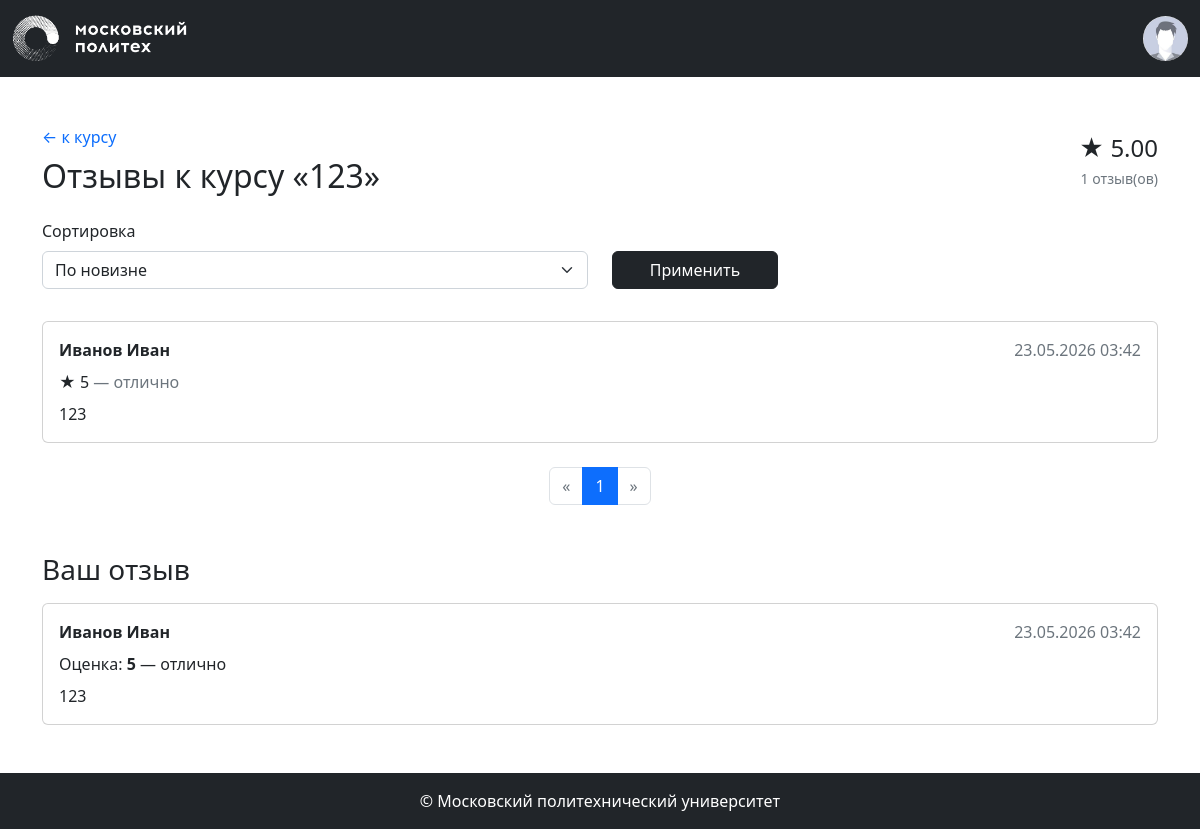
The app's page /courses/1/reviews (signed in) with its own data.
### app/models.py (models this page shows, shortened)
class Base(DeclarativeBase):
  metadata = MetaData(naming_convention={
        "ix": 'ix_%(column_0_label)s',
        "uq": "uq_%(table_name)s_%(column_0_name)s",
        "ck": "ck_%(table_name)s_%(constraint_name)s",
        "fk": "fk_%(table_name)s_%(column_0_name)s_%(referred_table_name)s",
        "pk": "pk_%(table_name)s"
    })

class Course(Base):
    __tablename__ = 'courses'
    id: Mapped[int] = mapped_column(primary_key=True)
    name: Mapped[str] = mapped_column(String(100))
    short_desc: Mapped[str] = mapped_column(Text)
    full_desc: Mapped[str] = mapped_column(Text)
    rating_sum: Mapped[int] = mapped_column(default=0)
    rating_num: Mapped[int] = mapped_column(default=0)
    category_id: Mapped[int] = mapped_column(ForeignKey("categories.id"))
    author_id: Mapped[int] = mapped_column(ForeignKey("users.id"))
    background_image_id: Mapped[str] = mapped_column(ForeignKey("images.id"))
    created_at: Mapped[datetime] = mapped_column(default=datetime.now)
    author: Mapped["User"] = relationship()
    category: Mapped["Category"] = relationship(lazy=False)
    bg_image: Mapped["Image"] = relationship()
    @property
    def rating(self):
        if self.rating_num > 0:
            return self.rating_sum / self.rating_num
        return 0

class Review(Base):
    __tablename__ = 'reviews'
    id: Mapped[int] = mapped_column(primary_key=True)
    rating: Mapped[int] = mapped_column(Integer, nullable=False)
    text: Mapped[str] = mapped_column(Text, nullable=False)
    created_at: Mapped[datetime] = mapped_column(default=datetime.now)
    course_id: Mapped[int] = mapped_column(ForeignKey("courses.id"))
    user_id: Mapped[int] = mapped_column(ForeignKey("users.id"))
    course: Mapped["Course"] = relationship(backref="reviews")
    user: Mapped["User"] = relationship()
    RATING_LABELS = {
        5: 'отлично',
        4: 'хорошо',
        3: 'удовлетворительно',
        2: 'неудовлетворительно',
        1: 'плохо',
        0: 'ужасно',
    }

class User(Base, UserMixin):
    __tablename__ = 'users'
    id: Mapped[int] = mapped_column(primary_key=True)
    first_name: Mapped[str] = mapped_column(String(100))
    last_name: Mapped[str] = mapped_column(String(100))
    middle_name: Mapped[Optional[str]] = mapped_column(String(100))
    login: Mapped[str] = mapped_column(String(100), unique=True)
    password_hash: Mapped[str] = mapped_column(String(200))
    created_at: Mapped[datetime] = mapped_column(default=datetime.now)
    @property
    def full_name(self):
        return ' '.join([self.last_name, self.first_name, self.middle_name or ''])

### app/courses.py (the view)
@bp.route('/<int:course_id>/reviews')
def reviews(course_id):
    course = course_repository.get_course_by_id(course_id)
    if course is None:
        abort(404)
    sort_order = request.args.get('sort', ReviewRepository.SORT_NEWEST)
    if sort_order not in dict(ReviewRepository.SORT_OPTIONS):
        sort_order = ReviewRepository.SORT_NEWEST
    pagination = review_repository.get_pagination_info(course_id, sort_order=sort_order, per_page=5)
    user_review = None
    if current_user.is_authenticated:
        user_review = review_repository.get_user_review(course_id, current_user.id)
    return render_template(
        'courses/reviews.html',
        course=course,
        pagination=pagination,
        reviews=pagination.items,
        sort_order=sort_order,
        sort_options=ReviewRepository.SORT_OPTIONS,
        user_review=user_review,
        rating_labels=Review.RATING_LABELS,
    )

### app/auth.py (called while the page is built)
def load_user(user_id):
    return user_repository.get_user_by_id(user_id)

### app/repositories/course_repository.py (called while the page is built)
    def get_course_by_id(self, course_id):
        return self.db.session.get(Course, course_id)

### app/repositories/review_repository.py (called while the page is built)
    def _sorted_query(self, course_id, sort_order=SORT_NEWEST):
        query = self.db.select(Review).filter(Review.course_id == course_id)
        if sort_order == self.SORT_POSITIVE:
            query = query.order_by(desc(Review.rating), desc(Review.created_at))
        elif sort_order == self.SORT_NEGATIVE:
            query = query.order_by(asc(Review.rating), desc(Review.created_at))
        else:
            query = query.order_by(desc(Review.created_at))
        return query

    def get_pagination_info(self, course_id, sort_order=SORT_NEWEST, per_page=5):
        query = self._sorted_query(course_id, sort_order)
        return self.db.paginate(query, per_page=per_page)

    def get_user_review(self, course_id, user_id):
        if user_id is None:
            return None
        query = self.db.select(Review).filter(
            Review.course_id == course_id,
            Review.user_id == user_id
        )
        return self.db.session.execute(query).scalar()

### app/repositories/user_repository.py (called while the page is built)
    def get_user_by_id(self, user_id):
        return self.db.session.execute(self.db.select(User).filter_by(id=user_id)).scalar()

### app/templates/courses/reviews.html
{% extends 'base.html' %}
{% from 'pagination.html' import render_pagination %}
{% block content %}
<div class="container my-5">
    <div class="d-flex align-items-center mb-4">
        <div>
            <a href="{{ url_for('courses.show', course_id=course.id) }}"
               class="text-decoration-none">← к курсу</a>
            <h2 class="mt-2 mb-0">Отзывы к курсу «{{ course.name }}»</h2>
        </div>
        <div class="ms-auto text-end">
            <div class="rating fs-4">★ {{ "%.2f" | format(course.rating) }}</div>
            <small class="text-muted">{{ course.rating_num }} отзыв(ов)</small>
        </div>
    </div>
    <form method="GET" class="row align-items-end mb-4">
        <div class="col-md-6 mb-2">
            <label for="sort" class="form-label">Сортировка</label>
            <select class="form-select" id="sort" name="sort">
                {% for value, label in sort_options %}
                    <option value="{{ value }}" {% if value == sort_order %}selected{% endif %}>{{ label }}</option>
                {% endfor %}
            </select>
        </div>
        <div class="col-md-2 mb-2">
            <button type="submit" class="btn btn-dark w-100">Применить</button>
        </div>
    </form>
    {% if reviews %}
        {% for review in reviews %}
            {% include 'courses/_review_item.html' %}
        {% endfor %}
        <div class="my-4">
            {{ render_pagination(pagination, request.endpoint, {'course_id': course.id, 'sort': sort_order}) }}
        </div>
    {% else %}
        <p class="text-muted">К этому курсу пока нет отзывов.</p>
    {% endif %}
    {% include 'courses/_review_form.html' %}
</div>
{% endblock %}

### app/templates/courses/_review_item.html
<div class="card mb-3">
    <div class="card-body">
        <div class="d-flex justify-content-between mb-2">
            <strong>{{ review.user.full_name }}</strong>
            <span class="text-muted">{{ review.created_at.strftime('%d.%m.%Y %H:%M') }}</span>
        </div>
        <p class="mb-2">
            <span class="rating">★ {{ review.rating }}</span>
            <span class="text-muted">— {{ rating_labels[review.rating] }}</span>
        </p>
        <p class="mb-0" style="white-space: pre-line;">{{ review.text }}</p>
    </div>
</div>

### app/templates/courses/_review_form.html (shortened to what this page needs)
<section class="my-5">
    <h3 class="mb-3">Ваш отзыв</h3>
    {% if not current_user.is_authenticated %}
        <p class="text-muted">
            Чтобы оставить отзыв, <a href="{{ url_for('auth.login') }}">войдите</a> в аккаунт.
        </p>
    {% elif user_review %}
        <div class="card">
            <div class="card-body">
                <div class="d-flex justify-content-between mb-2">
                    <strong>{{ user_review.user.full_name }}</strong>
                    <span class="text-muted">
                        {{ user_review.created_at.strftime('%d.%m.%Y %H:%M') }}
                    </span>
                </div>
                <p class="mb-2">
                    Оценка: <strong>{{ user_review.rating }}</strong>
                    — {{ rating_labels[user_review.rating] }}
                </p>
                <p class="mb-0">{{ user_review.text }}</p>
            </div>
        </div>
    {% endif %}
</section>

### records on screen
Course: name "123", rating "5.00", rating_num "1"
Review: user.full_name "Иванов Иван", created_at "23.05.2026 03:42", rating "5", rating "отлично", text "123"
User: user.full_name "Иванов Иван"

### other values on screen
{{ page }} "1"
form field sort "По новизне"
